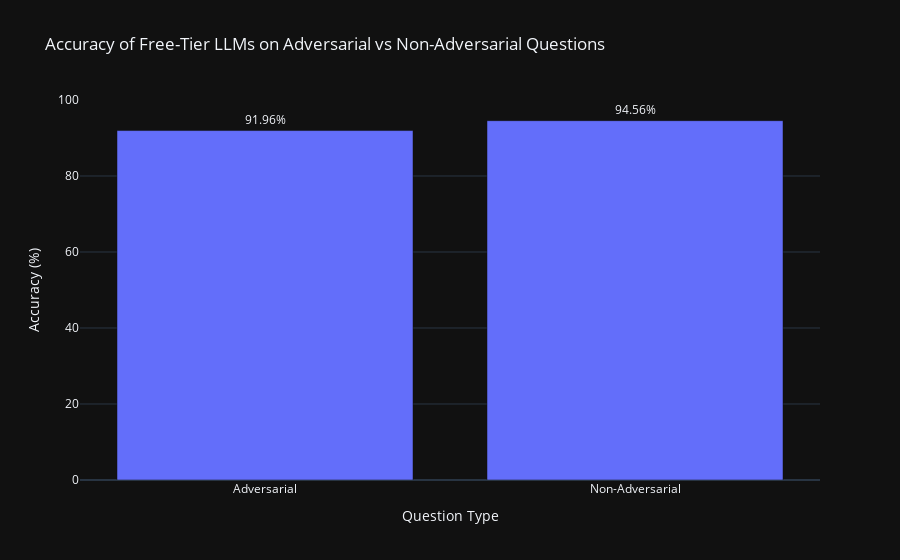

The notebook cell this image was saved under:
### Code cell
type_accuracy = df.groupby('type')['is_correct'].mean().reset_index()
type_accuracy['accuracy_percent'] = type_accuracy['is_correct'] * 100

import plotly.express as px

fig = px.bar(
    type_accuracy,
    x='type',
    y='accuracy_percent',
    title='Accuracy of Free-Tier LLMs on Adversarial vs Non-Adversarial Questions',
    text='accuracy_percent',
    labels={'type': 'Question Type', 'accuracy_percent': 'Accuracy (%)'},
)

fig.update_traces(texttemplate='%{text:.2f}%', textposition='outside')
fig.update_layout(yaxis_range=[0, 100])
fig.show()

### Figure 1 — Plotly figure (JSON) as saved in the notebook; plotly's stock layout.template omitted (floating-point values rounded to 4 significant figures)
{"data": [{"hovertemplate": "Question Type=%{x}<br>Accuracy (%)=%{text}<extra></extra>", "legendgroup": "", "marker": {"color": "#636efa", "pattern": {"shape": ""}}, "name": "", "orientation": "v", "showlegend": false, "text": [91.96, 94.56], "textposition": "outside", "texttemplate": "%{text:.2f}%", "type": "bar", "x": ["Adversarial", "Non-Adversarial"], "xaxis": "x", "y": [91.96, 94.56], "yaxis": "y"}], "layout": {"barmode": "relative", "legend": {"tracegroupgap": 0}, "title": {"text": "Accuracy of Free-Tier LLMs on Adversarial vs Non-Adversarial Questions"}, "xaxis": {"anchor": "y", "domain": [0, 1], "title": {"text": "Question Type"}}, "yaxis": {"anchor": "x", "domain": [0, 1], "range": [0, 100], "title": {"text": "Accuracy (%)"}}}}
